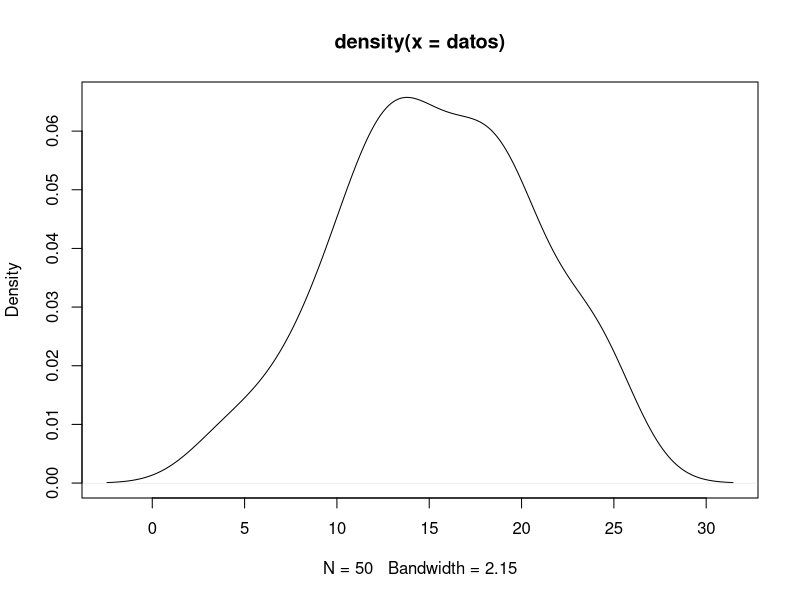
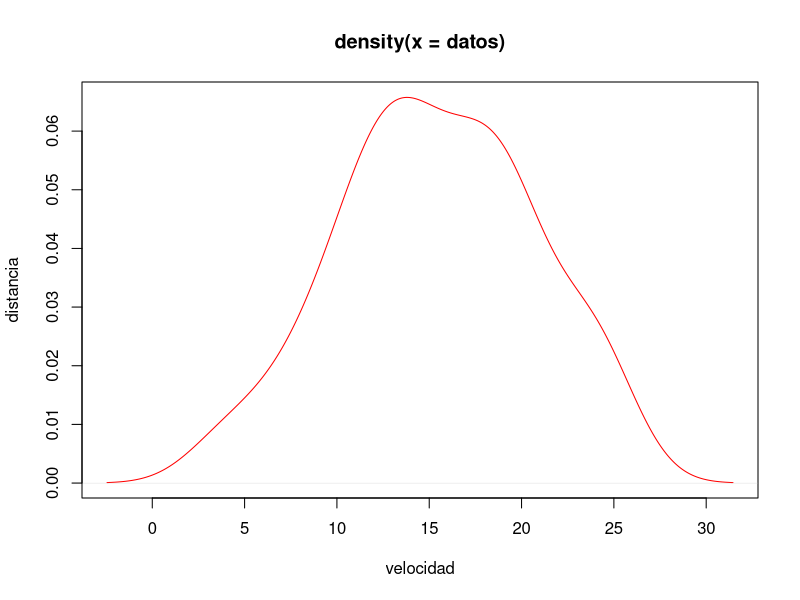
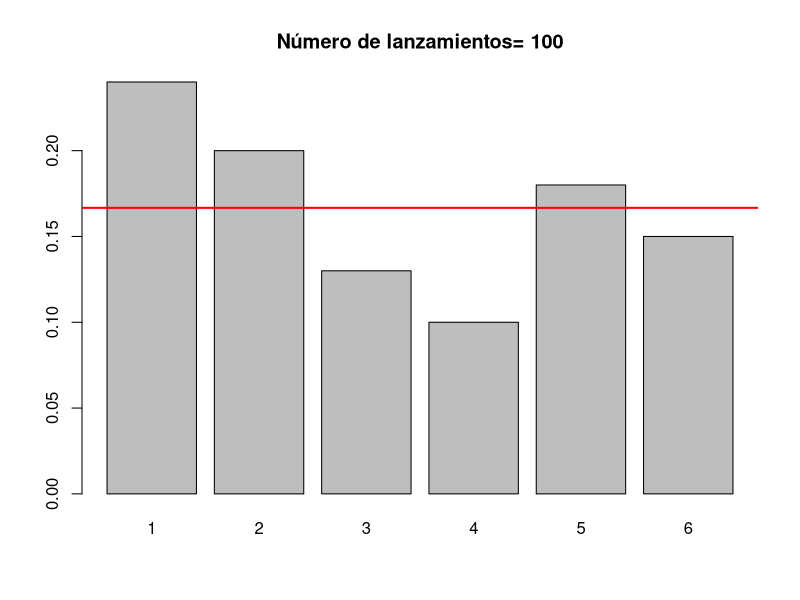
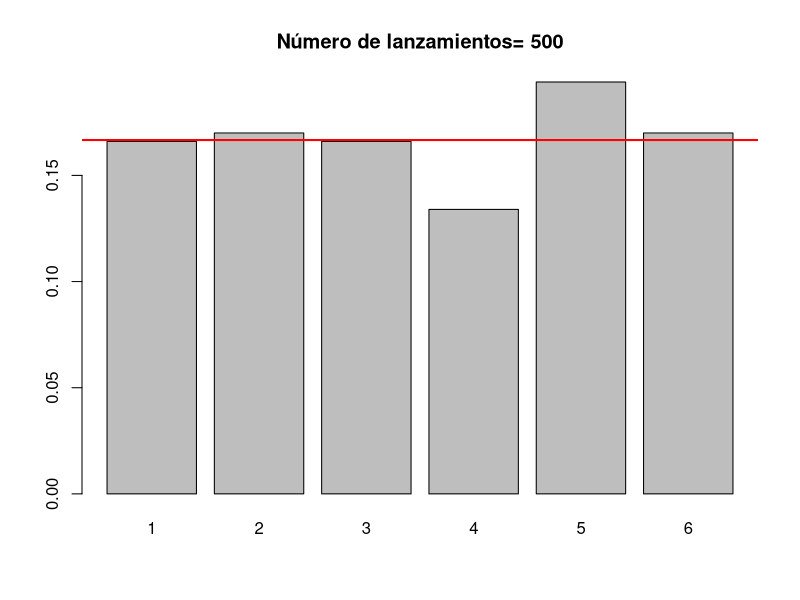
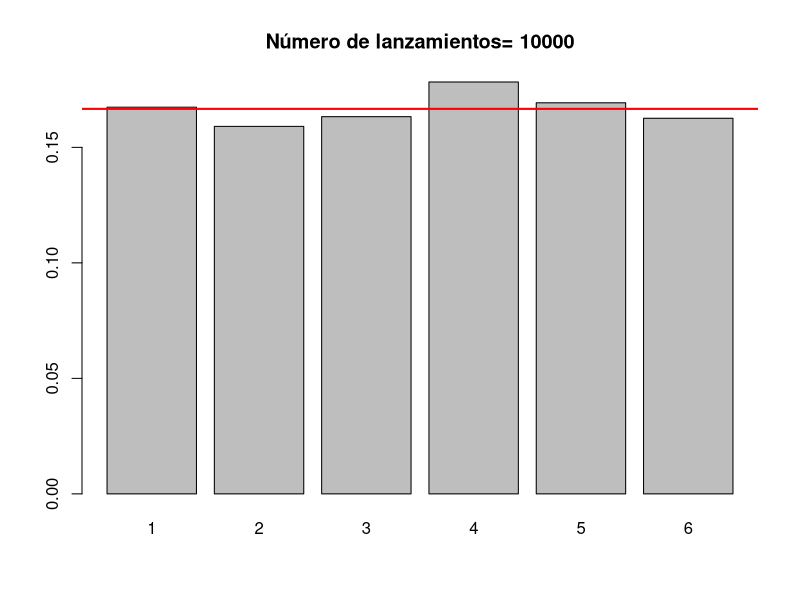
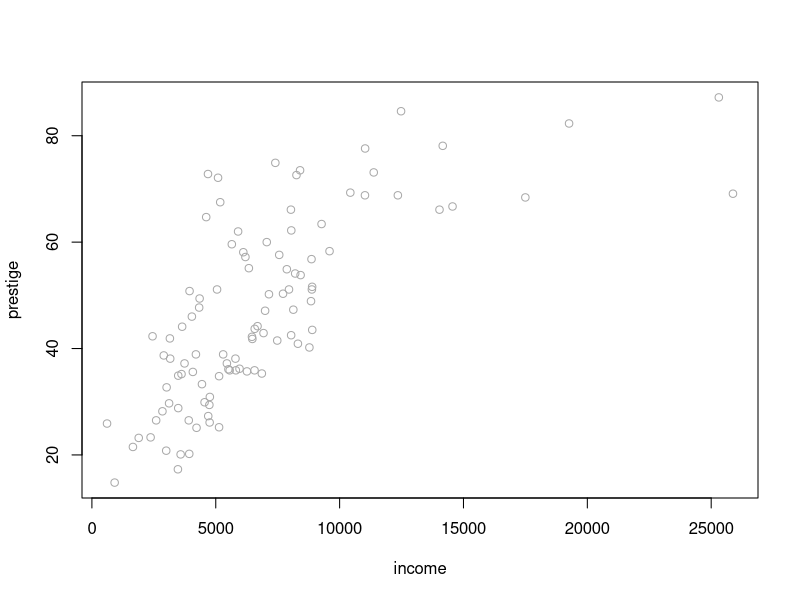
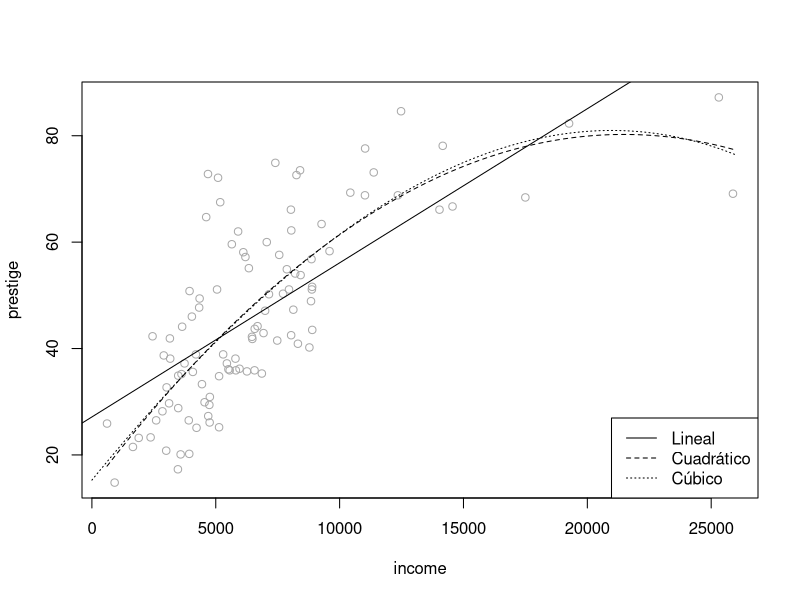
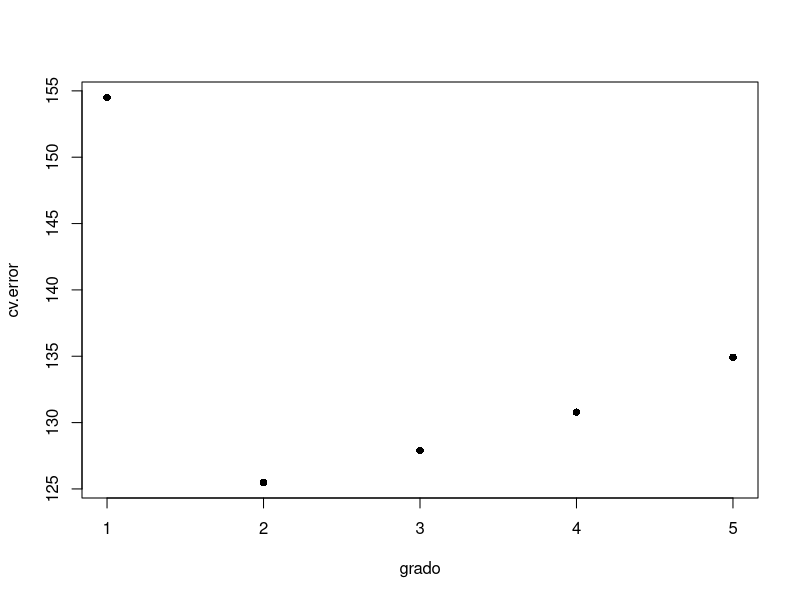

The R script that drew these images, in order:
## ---- chunk 1

## ---- chunk 2
an <- function(a1, r, n) {
        a1 * r^(n - 1)
      }
## ---- chunk 3
an(a1 = 1, r = 2, n = 5)
an(a1 = 4, r = -2, n = 6)
an(a1 = -50, r = 4, n = 6)
## ---- chunk 4
an(a1 = 1, r = 2, n = 1:5)    # a1, ..., a5
an(a1 = 1, r = 2, n = 10:15)  # a10, ..., a15
## ---- chunk 5
Sn <- function(a1, r, n) {
        a1 * (r^n - 1) / (r - 1)
      }
  
Sn(a1 = 1, r = 2, n = 5)
an(a1 = 1, r = 2, n = 1:5)    # Valores de la progresión
Sn(a1 = 1, r = 2, n = 1:5)    # Suma de los valores
# cumsum(an(a1 = 1, r = 2, n = 1:5))
## ---- chunk 6
    an(1, 2, 5)
    an(a1 = 1, r = 2, n = 5)
## ---- chunk 7
    an(r = 2, n = 5, a1 = 1)
    an(n = 5, r = 2, a1 = 1)
## ---- chunk 8
xy2 <- function(x = 2, y = 3) { x * y^2 }
xy2()
xy2(x = 1, y = 4)
xy2(y = 4)
## ---- chunk 9
Density.Plot <- function(datos, ...) { plot(density(datos), ...) }
## ---- chunk 10
data(cars)
Density.Plot(cars$speed)
Density.Plot(cars$speed, col = 'red', xlab = "velocidad", ylab = "distancia")
## ---- chunk 11
args(an)
args(xy2)
str(args(Density.Plot))
## ---- chunk 12
an
## ---- chunk 13
an <- function(a1, r, n) { a1 * r^(n - 1) }
Sn <- function(a1, r, n) { a1 * (r^n - 1) / (r - 1) }
  
asn <- function(a1 = 1, r = 2, n = 5) {
  A <- an(a1, r, n)
  S <- Sn(a1, r, n)
  ii <- 1:n
  AA <- an(a1, r, ii)
  SS <- Sn(a1, r, ii)
  return(list(an = A, Sn = S, salida = data.frame(valores = AA, suma = SS)))
}
## ---- chunk 14
asn()
## ---- chunk 15
res <- asn()
res$an
res$Sn
res$salida
## ---- chunk 16
DNI <- function(numero) {
  letras <- c("T", "R", "W", "A", "G", "M", "Y", "F", 
              "P", "D", "X", "B", "N", "J", "Z", "S", 
              "Q", "V", "H", "L", "C", "K", "E")
  return(letras[numero %% 23 + 1]) 
}

DNI(50247828)
## ---- chunk 17
dado <- function(n = 100) {
  lanzamientos <- sample(1:6, n, rep = TRUE)
  frecuencias <- table(lanzamientos) / n
  barplot(frecuencias, main = paste("Número de lanzamientos=", n))
  abline(h = 1 / 6, col = 'red', lwd = 2)
  return(frecuencias)
}
## ---- chunk 18
dado(100)
dado(500)
dado(10000)
## ---- chunk 19
fun <- function() print(x)
x <- 1
fun()
## ---- chunk 20
x <- 1
fun2 <- function() {
    x <- 2
    print(x)
}

fun2()
x
## ---- chunk 21
x <- 1
y <- 3
fun2 <- function() {
    x <- 2
    y <<- 5
    print(x)
    print(y)
}

fun2()
x # No cambió su valor
y # Cambió su valor
## ---- chunk 22
multiplo2 = function(x) {
  if (x %% 2 == 0) {
    print(paste(x,'es múltiplo de dos'))
  } else {
    print(paste(x,'no es múltiplo de dos'))
  }
}
  
multiplo2(5)
multiplo2(-2.3)
multiplo2(10)
## ---- chunk 23
x <- seq(-2, 2, 0.5)
n <- length(x)
y <- numeric(n) # Es necesario crear el objeto para acceder a los componentes...
for (i in 1:n) { y[i] <- x[i] ^ 2 }
x
y
x^2
## ---- chunk 24
for(i in 1:5) print(i)
## ---- chunk 25
cuadrado <- 0
n <- 0
while (cuadrado <= 5000) {
  n <- n + 1
  cuadrado <- n^2
}
cuadrado
n
n^2
## ---- chunk 26
x <- c(1, 2, 3, 4)
y <- c(0, 0, 5, 1)
n <- length(x)
z <- numeric(n)
for (i in 1:n) {
  z[i] <- x[i] + y[i]
}
z
## ---- chunk 27
z <- x + y
z
## ---- chunk 28
x <- matrix(1:9, nrow = 3)
x
apply(x, 1, sum)    # Suma por filas
apply(x, 2, sum)    # Suma por columnas
apply(x, 2, min)    # Mínimo de las columnas
apply(x, 2, range)  # Rango (mínimo y máximo) de las columnas
## ---- chunk 29
data(ChickWeight)
head(ChickWeight)
peso <- ChickWeight$weight
dieta <- ChickWeight$Diet
levels(dieta) <- c("Dieta 1", "Dieta 2", "Dieta 3", "Dieta 4")
tapply(peso, dieta, mean)  # Peso medio por dieta
tapply(peso, dieta, summary)
## ---- chunk 30
provincia <- as.factor(c(1, 3, 4, 2, 4, 3, 2, 1, 4, 3, 2))
levels(provincia) = c("A Coruña", "Lugo", "Orense", "Pontevedra")
hijos <- c(1, 2, 0, 3, 4, 1, 0, 0, 2, 3, 1)
data.frame(provincia, hijos)
tapply(hijos, provincia, mean) # Número medio de hijos por provincia
## ---- chunk 31
library(car)
plot(prestige ~ income, data = Prestige, col = 'darkgray')
## ---- chunk 32
plot(prestige ~ income, data = Prestige, col = 'darkgray')
# Ajuste lineal
abline(lm(prestige ~ income, data = Prestige))
# Ajuste cuadrático
modelo <- lm(prestige ~ income + I(income^2), data = Prestige)
parest <- coef(modelo)
curve(parest[1] + parest[2]*x + parest[3]*x^2, lty = 2, add = TRUE)
# Ajuste cúbico
modelo <- lm(prestige ~ poly(income, 3), data = Prestige)
valores <- seq(0, 26000, len = 100)
pred <- predict(modelo, newdata = data.frame(income = valores))
lines(valores, pred, lty = 3)
legend("bottomright", c("Lineal","Cuadrático","Cúbico"), lty = 1:3)
## ---- chunk 33
cv.lm <- function(formula, datos) {
      n <- nrow(datos)
      cv.pred <- numeric(n)
      for (i in 1:n) {
          modelo <- lm(formula, datos[-i, ])
          cv.pred[i] <- predict(modelo, newdata = datos[i, ])
      }
      return(cv.pred)
}
## ---- chunk 34
grado <- 1:5
cv.error <- numeric(5)
for(p in grado){
  cv.pred <- cv.lm(prestige ~ poly(income, p), Prestige)
  cv.error[p] <- mean((cv.pred - Prestige$prestige)^2)
}
plot(grado, cv.error, pch=16)
grado[which.min(cv.error)]
## ---- chunk 35
plot(prestige ~ income, Prestige, col = 'darkgray')
fit <- loess(prestige ~ income, Prestige, span = 0.25)
valores <- seq(0, 25000, 100)
pred <- predict(fit, newdata = data.frame(income = valores))
lines(valores, pred)
## ---- chunk 36
plot(prestige ~ income, Prestige, col = 'darkgray')
fit <- loess(prestige ~ income, Prestige, span = 0.5)
valores <- seq(0, 25000, 100)
pred <- predict(fit, newdata = data.frame(income = valores))
lines(valores, pred)
## ---- chunk 37
cv.loess <- function(formula, datos, p) {
  n <- nrow(datos)
  cv.pred <- numeric(n)
  for (i in 1:n) {
    modelo <- loess(formula, datos[-i, ], span = p, 
                    control = loess.control(surface = "direct"))
    # control = loess.control(surface = "direct") permite extrapolaciones
    cv.pred[i] <- predict(modelo, newdata = datos[i, ])
  }
  return(cv.pred)
}
## ---- chunk 38
ventanas <- seq(0.2, 1, len = 10)
np <- length(ventanas)
cv.error <- numeric(np)
for(p in 1:np){
  cv.pred <- cv.loess(prestige ~ income, Prestige, ventanas[p])
  cv.error[p] <- mean((cv.pred - Prestige$prestige)^2)
  # cv.error[p] <- median(abs(cv.pred - Prestige$prestige))
}

plot(ventanas, cv.error)
## ---- chunk 39
span <- ventanas[which.min(cv.error)]
span
## ---- chunk 40

plot(prestige ~ income, Prestige, col = 'darkgray')
fit <- loess(prestige ~ income, Prestige, span = span)
valores <- seq(0, 25000, 100)
pred <- predict(fit, newdata = data.frame(income = valores))
lines(valores, pred)
